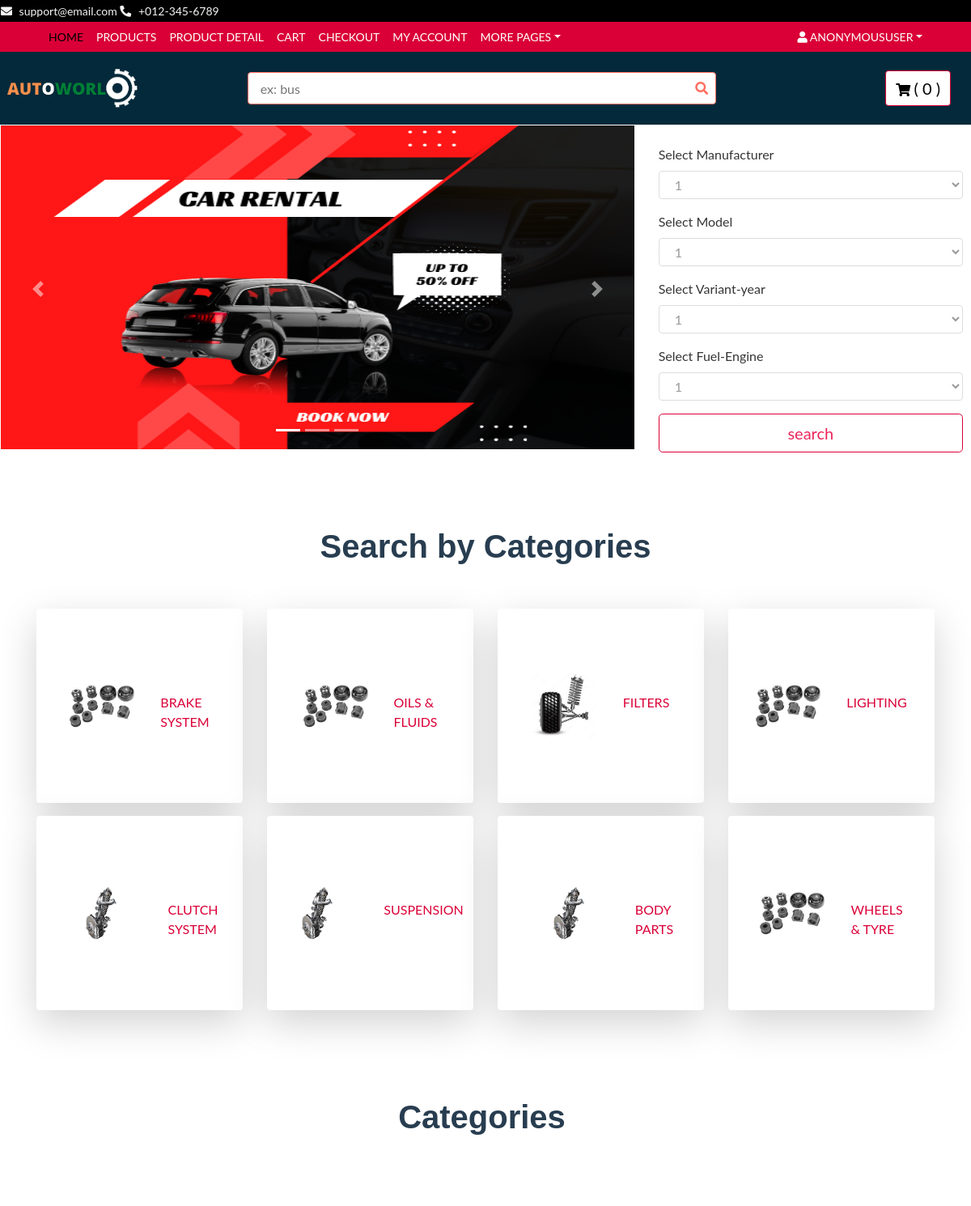
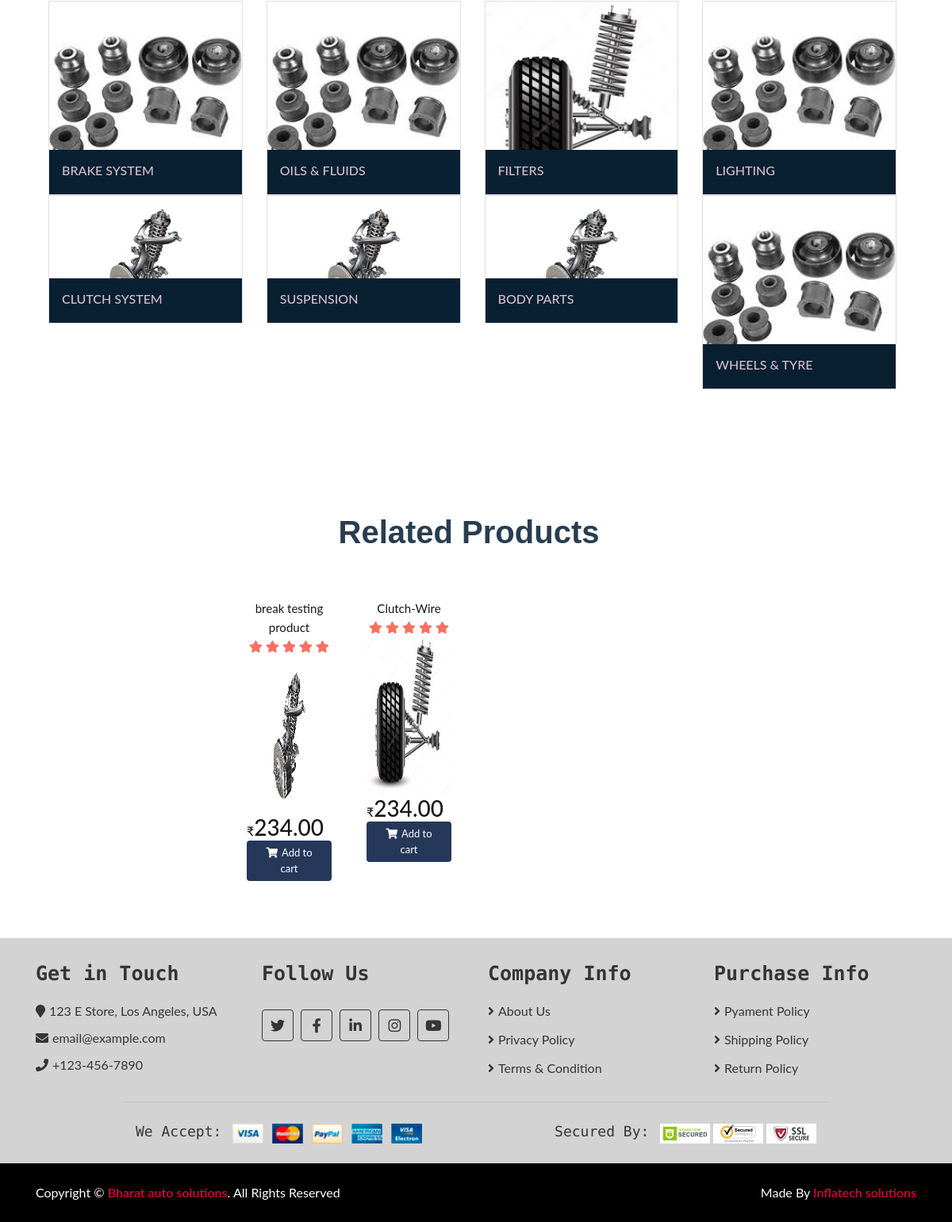
The page / on the database its author committed (2 pictures, top to bottom).
### base/models.py (models this page shows, shortened)
class Category(MPTTModel):
    name=models.CharField(max_length=245, unique=True)
    slug=models.SlugField(max_length=255, unique=True)
    image=models.ImageField(
        verbose_name='category image',
        help_text="upload a category image",
        upload_to="images/",
        null=True,
        blank=True,
    )
    parent=TreeForeignKey('self', on_delete=models.CASCADE, null=True, blank=True, related_name="children")
    is_active=models.BooleanField(default=True)
    class MPTTMeta:
        order_insertion_by=['name']

class Product(models.Model):
    vehicaltype=models.ForeignKey(TypeOfVehicle, blank=False, on_delete=models.RESTRICT)
    manufacturer=models.ForeignKey(Manufacturer, blank=False, on_delete=models.RESTRICT)
    vmodel=models.ForeignKey(CarModel, blank=False, on_delete=models.RESTRICT)
    myear=models.ForeignKey(Year, on_delete=models.RESTRICT)
    category=models.ForeignKey(Category, on_delete=models.RESTRICT)
    title=models.CharField(max_length=255, help_text=('required'))
    desc=models.TextField(blank=True, null=True, verbose_name=('desciptions'))
    regular_price=models.DecimalField(max_digits=5, decimal_places=2)
    descount_price=models.DecimalField(max_digits=5, decimal_places=2, blank=True )
    is_active=models.BooleanField(default=True)
    slug=models.SlugField(blank=True, null=True)

class ProductImage(models.Model):
    product=models.ForeignKey(Product, on_delete=models.CASCADE, related_name="product_image")
    image=models.ImageField(
        verbose_name='image',
        help_text="upload a product image",
        upload_to="images/",
        null=True,
        blank=True,
    )
    is_feature=models.BooleanField(default=False)
    created_at=models.DateTimeField(auto_now=True)

### base/views.py (the view)
# urls.py: path('',views.home, name="home"),
def home(request):
    if request.user.is_authenticated:
        us= request.user
        cust, created = Customer.objects.get_or_create(user=us)
        customer = request.user.customer
        cartItems= nav(HttpRequest, customer)
    else:
        cartItems=0
    products = Product.objects.all()
    cateories = Category.objects.all()
    loop=range(1,8)
    return render(request, 'index.html', {'loop':loop,'products':products,'cartItems':cartItems, 'cateories':cateories })

### templates/index.html (shortened to what this page needs)
{% extends 'base.html' %}
{% load static %}
{% block content %}
<div class="container-fluid">
  <div class="row">
    <div id="carouselExampleIndicators" class="carousel slide col-md-8" data-ride="carousel">
        <ol class="carousel-indicators ">
          <li data-target="#carouselExampleIndicators" data-slide-to="0" class="active"></li>
          <li data-target="#carouselExampleIndicators" data-slide-to="1"></li>
          <li data-target="#carouselExampleIndicators" data-slide-to="2"></li>
        </ol>
        <div class="carousel-inner ">
          <div class="carousel-item active">
            <img class="d-block w-100" src="{% static 'img/slider.png' %}" alt="First slide" height="400px">
          </div>
        </div>
        <a class="carousel-control-prev" href="#carouselExampleIndicators" role="button" data-slide="prev">
          <span class="carousel-control-prev-icon" aria-hidden="true"></span>
        </a>
        <a class="carousel-control-next" href="#carouselExampleIndicators" role="button" data-slide="next">
          <span class="carousel-control-next-icon" aria-hidden="true"></span>
        </a>
      </div>
      <div class="col-md-4">
      <div class="form-group">
        <br>
        <label for="exampleFormControlSelect1">Select Manufacturer</label>
        <select class="form-control" id="exampleFormControlSelect1">
          <option>1</option>
        </select>
      </div>
      <div class="form-group">
        <label for="exampleFormControlSelect1">Select Model</label>
        <select class="form-control" id="exampleFormControlSelect1">
          <option>1</option>
        </select>
      </div>
      <div class="form-group">
        <label for="exampleFormControlSelect1">Select Variant-year</label>
        <select class="form-control" id="exampleFormControlSelect1">
          <option>1</option>
        </select>
      </div>
        <div class="form-group">
          <label for="exampleFormControlSelect1">Select Fuel-Engine</label>
          <select class="form-control" id="exampleFormControlSelect1">
            <option>1</option>
          </select>
        </div>
      <button type="submit" class="btn btn-primary btn-lg btn-block"> search</button>
      </div>
      </div>
    </div>
  <br>
  <br>
  <br>
  <div class="container">
    <div class="product">
      <div class="section-header">
          <h1>Search by Categories</h1>
      </div>
    <div class="row">
        {% for cateorie in cateories %}
        <div class="col-md-3">
          <a href="{% url 'category' slug=cateorie.slug %}">
          <div class="shadow-lg p-3 mb-3 bg-white rounded ">
            <div class="d-flex justify-content-center cards ">
           <img src="{{cateorie.image.url}}" width="100px" height="80px">
            <br>
             {{cateorie.name}}
             </div>
          </div>
        </a>
        </div>
           {% endfor %}
    </div>
    </div>
  </div>
    <br>
    <br>
    <br>
  <div class="container-fluid">
    <div class="product">
      <div class="section-header">
          <h1>Categories</h1>
      </div>
    <ul class="cards">
      <div class="row">
        {% for cateorie in cateories %}
          <div class="col-md-3">
          <li>
            <a href="{% url 'category' slug=cateorie.slug %}" class="card">
              <img src="{{cateorie.image.url}}" class="card__image" alt="" />
              <div class="card__overlay">
                <div class="card__header">
                  <div class="card__header-text">
                    <h3 class="card__title"> {{cateorie.name}}</h3>
                  </div>
                </div>
              </div>
            </a>
          </li>
      </div>
      {% endfor %}
      </div>
        </ul>
  </div>
  <br>
  <br>
  <br>
    <div class="container-fluid">
      <div class="row">
          <div class="col-md-12">
              {% include 'product_display.html' %}
          </div>
      </div>
      </div>
<br>
<br>
<br>
{% endblock content %}

### templates/product_display.html
{% load static %}
                       {% block content %}
                        <div class="product">
                            <div class="section-header">
                                <h1>Related Products</h1>
                            </div>
                            <div class="row align-items-center product-slider product-slider-4">
                                {% for product in products %}
                                <div class="col-lg-3">
                                    <div class="product-item">
                                        <div class="product-title">
                                            <a href="#">{{product.title}}</a>
                                            <div class="ratting">
                                                <i class="fa fa-star"></i>
                                                <i class="fa fa-star"></i>
                                                <i class="fa fa-star"></i>
                                                <i class="fa fa-star"></i>
                                                <i class="fa fa-star"></i>
                                            </div>
                                        </div>
                                        {% for image in product.product_image.all %}
                                        {% if image.is_feature %}
                                        <div class="product-image">
                                            <a href="{% url 'product' pk=product.id %}">
                                                <img src="{{ image.image.url }}" alt="Product Image" height="200px" width="50px">
                                            </a>
                                        </div>
                                        {% endif %}
                                        {% endfor %}
                                        <div class="product-price">
                                            <h3><span>&#8377;</span>{{product.regular_price}}</h3>
                                            <button data-product="{{product.id}}" data-action="add" class="btn update-cart">
                                                <i class="fa fa-shopping-cart"></i>Add to cart
                                            </button>
                                        </div>
                                    </div>
                                </div>
                                {% endfor %}
                            </div>
                        </div>
                    </div>
                    {% endblock %}

### static/styles/main.css (style rules this page uses)
body { color: #353535; font-family: lato,sans-serif; font-weight: 400; background: #ffffff; }
a { color: #DA0037; }
h1 { font-family: "Gilroy",sans-serif!important; font-weight: 700; }
@media (min-width: 992px) { .container-fluid { margin-top: 0px; padding-right: 10px; padding-left: 1px; } }
.section-header { font-size: 36px; color: #283d50; text-align: center; font-weight: 500; position: relative; }
.form-control, .custom-select { width: 100%; height: 35px; padding: 0 15px; color: #999999; border: 1px solid #dddddd; margin-bottom: 15px }
.btn { color: #EC255A; background: #ffffff; border: 1px solid #DA0037; }
.product-item { position: relative; padding: 7px; }
.product-item .product-title { text-align: center; transition: all .3s; }
.product-item .product-title a, .product-item .product-title .ratting { position: relative; width: 100%; }
.product-item .product-title a { margin-bottom: 5px; color: #171717; font-size: 15px; }
.product-item .product-title .ratting i { font-size: 15px; color: #FF6F61; }
.product-item .product-image { position: relative; overflow: hidden; }
.product-item .product-image a { display: block; background: #ffffff; transition: .3s; }
.product-item .product-image img { width: 100%; transition: all .3s; }
.product-item .product-price { transition: all .3s; }
.product-item .product-price h3 { display: inline-block; color: #171717; margin: 0; }
.product-item .product-price h3 span { font-size: 16px; }
.product-item .product-price .btn { float: right; border: none; color: #ffffff; background: #26385A; font-size: 13px; }
.product-item .product-price .btn i { margin-right: 5px; }
.product .section-header { margin-bottom: 30px; padding: 20px 30px 15px 30px; background: #ffffff; }
.cards { display: grid; grid-template-columns: repeat(auto-fit, minmax(300px, 1fr)); gap: 2rem; margin: 4rem 5vw; padding: 0; list-style-type: none; }
.card { position: relative; display: block; height: 100%; border-radius: calc(var(--curve) * 1px); overflow: hidden; text-decoration: none; }
.card__image { width: 100%; height: auto; }
.card__overlay { position: absolute; bottom: 0; left: 0; right: 0; z-index: 1; border-radius: calc(var(--curve) * 1px); background-color: var(--surface-color); transform: translateY(100%); transition: .2s ease-in-out; }
.card__header { position: relative; display: flex; align-items: center; gap: 2em; padding: 1em; border-radius: calc(var(--curve) * 1px) 0 0 0; background-color: #082032; transform: translateY(-100%); transition: .2s ease-in-out; }
.card__title { font-size: 1em; margin: 0 0 .3em; color: #D7BDCA; }

### rows shown on the page
Category: image (picture), name "BRAKE SYSTEM"
Category: image (picture), name "OILS & FLUIDS"
Category: image (picture), name "FILTERS"
Category: image (picture), name "LIGHTING"
Category: image (picture), name "CLUTCH SYSTEM"
Category: image (picture), name "SUSPENSION"
Category: image (picture), name "BODY PARTS"
Category: image (picture), name "WHEELS & TYRE"
Product: title "break testing product", regular_price "234.00"
ProductImage: image (picture)
Product: title "Clutch-Wire", regular_price "234.00"
ProductImage: image (picture)

### other values the page prints
{{ user }} "ANONYMOUSUSER"
{{ cartItems }} "0"
